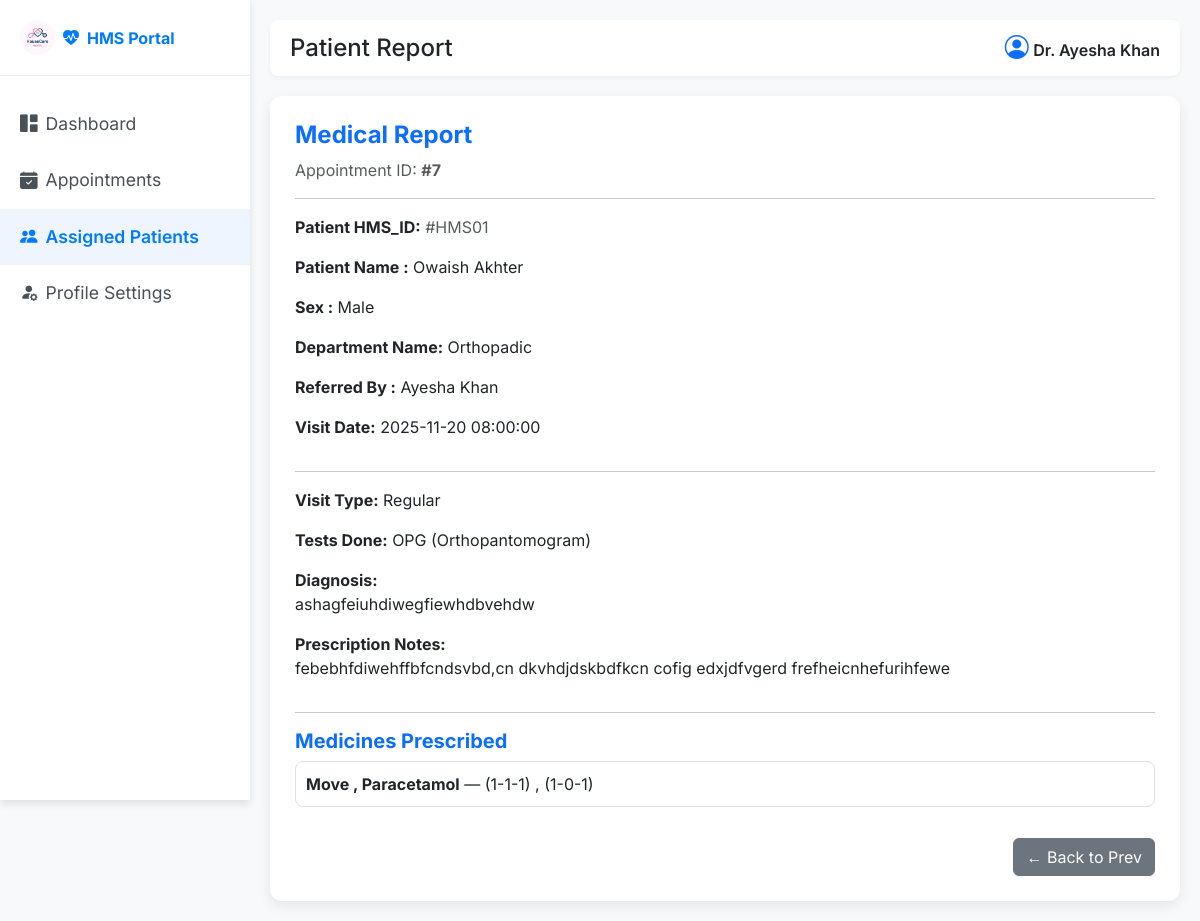
The app's page /doctor/view_report/7 (signed in), older data.
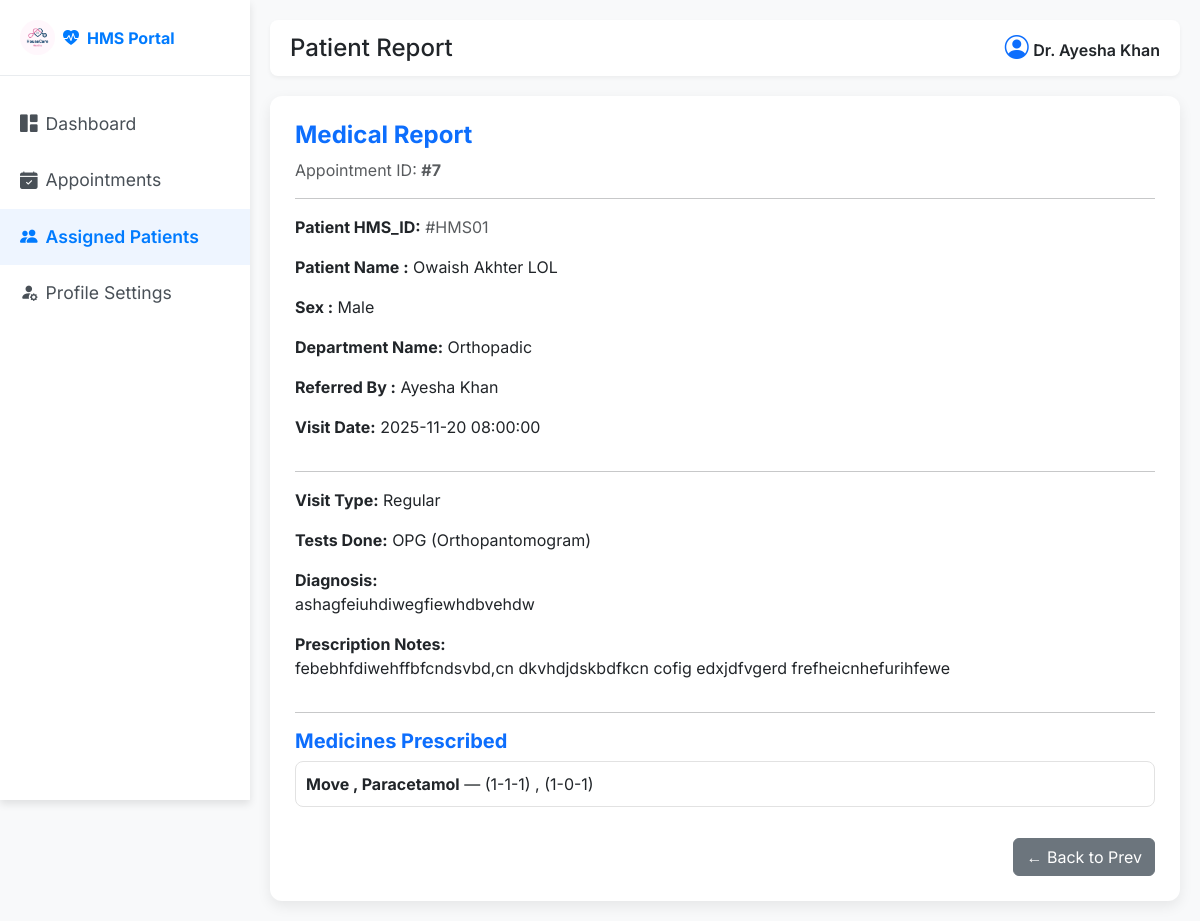
The same page, newer data.
### back_app/models.py (models this page shows)
class User(db.Model, UserMixin):
    __tablename__ = 'user'
    id = db.Column(db.Integer, primary_key=True)
    full_name = db.Column(db.String(150), nullable=False)
    email = db.Column(db.String(150), unique=True, nullable=False)
    password = db.Column(db.String(150), nullable=False)
    phone_number = db.Column(db.String(15), nullable=False)
    age = db.Column(db.Integer(),  nullable=False)
    gender = db.Column(db.String(10) , nullable=False)
    role = db.Column(db.String(50), nullable=False ,default='Patient')  # 'admin', 'doctor', 'patient'
    profile_picture = db.Column(db.String(250), nullable=True, default='default.png')
    created_at = db.Column(db.DateTime, default=datetime.utcnow)
    doctor = db.relationship('Doctor', backref='user', uselist=False, cascade="all, delete-orphan")
    patient = db.relationship('Patient', backref='user', uselist=False, cascade="all, delete-orphan")

### back_app/routes.py (the view)
@main.route('/doctor/view_report/<int:appointment_id>')
@login_required
def view_patient_report(appointment_id):
    if current_user.role.lower() != 'doctor':
        flash("Access denied ,Danger!")
        return redirect(url_for('main.home'))
    appointment = Appointment.query.get_or_404(appointment_id)
    if appointment.doctor_id != current_user.doctor.id:
        flash("Unauthorized Access!", "danger")
        return redirect(url_for('main.doctor_dashboard'))
    return render_template("doctor/patient_report.html", appointment=appointment)

### app.py (called while the page is built)
def create_app():
    app = Flask(__name__)
    database_url = os.environ.get('DATABASE_URL', 'sqlite:///hospital_management.db')
    if database_url.startswith("postgres://"):
        database_url = database_url.replace("postgres://", "postgresql://", 1)
    app.config['SQLALCHEMY_DATABASE_URI'] = database_url
    app.config['SECRET_KEY'] = os.environ.get('SECRET_KEY', 'your_secret_key')
    app.config['SQLALCHEMY_TRACK_MODIFICATIONS'] = False
    login_manager = LoginManager()
    login_manager.init_app(app)
    login_manager.login_view = 'login'
    @login_manager.user_loader
    def load_user(user_id):
        return User.query.get(int(user_id))
    db.init_app(app)
    with app.app_context():
        from back_app.routes import main
        app.register_blueprint(main)
        db.create_all()
    return app

### templates/doctor/patient_report.html (shortened to what this page needs)
<!DOCTYPE html>
<html lang="en">
<head>
    <link href="https://cdn.jsdelivr.net/npm/bootstrap@5.3.3/dist/css/bootstrap.min.css" rel="stylesheet">
    <link href="https://cdn.jsdelivr.net/npm/bootstrap-icons@1.11.1/font/bootstrap-icons.css" rel="stylesheet">
    <link rel="stylesheet" href="../../static/css/style.css">
</head>
<body>
<div class="wrapper">
        <nav id="sidebar">
            <div class="sidebar-header d-flex align-items-center">
                <a class="navbar-brand fw-bold d-flex align-items-center" href="#">
                     <img src="../../static/img/mad1.png" alt="HMS Logo" style="height: 35px;" class="me-2 rounded-circle">
                    <i class="bi bi-heart-pulse-fill me-2"></i>HMS Portal
                </a>
            </div>
            <ul class="list-unstyled components">
                <li><a href="{{ url_for('main.doctor_dashboard') }}"><i class="bi bi-grid-1x2-fill me-2"></i>Dashboard</a></li>
                <li><a href="{{ url_for('main.manage_appointment') }}"><i class="bi bi-calendar-check-fill me-2"></i>Appointments</a></li>
                <li  class="active" ><a href="{{ url_for('main.assigned_patients') }}"><i class="bi bi-people-fill me-2"></i>Assigned Patients</a></li>
                <li><a href="{{ url_for('main.update_profile') }}"><i class="bi bi-person-fill-gear me-2"></i>Profile Settings</a></li>
            </ul>
        </nav>
    <div id="content">
        <div class="top-navbar d-flex justify-content-between align-items-center">
            <h4 class="mb-0">Patient Report</h4>
            <div>
                <i class="bi bi-person-circle fs-4 text-primary"></i>
                <span class="fw-semibold">Dr. {{ current_user.full_name }}</span>
            </div>
        </div>
        <div class="card">
            <h4 class="text-primary fw-bold mb-2">Medical Report</h4>
            <span class="text-muted">Appointment ID: <b>#{{ appointment.id }}</b></span>
            <hr>
            <p><b>Patient HMS_ID:</b><span class="text-muted"> #HMS0{{ appointment.patient.id }}</span></p>
            <p><b>Patient Name :</b> {{ appointment.patient.user.full_name }}</p>
            <p><b>Sex :</b> {{ appointment.patient.user.gender }}</p>
            <p><b>Department Name:</b> {{ appointment.doctor.specialization }}</p>
            <p><b>Referred By :</b> {{ appointment.doctor.user.full_name }}</p>
            <p><b>Visit Date:</b> {{ appointment.appointment_datetime }}</p>
            <hr>
            {% if appointment.history %}
                <p><b>Visit Type:</b> {{ appointment.history.visit_type }}</p>
                <p><b>Tests Done:</b> {{ appointment.history.tests_done }}</p>
                <p><b>Diagnosis:</b><br> {{ appointment.history.diagnosis }}</p>
                <p><b>Prescription Notes:</b><br> {{ appointment.history.prescription_notes }}</p>
                <hr>
                <h5 class="text-primary fw-bold">Medicines Prescribed</h5>
                {% for med in appointment.history.medicines %}
                    <div class="med-box">
                        <b>{{ med.medicine_name }}</b> — <span>{{ med.dosage }}</span>
                    </div>
                {% else %}
                    <p>No medicines added.</p>
                {% endfor %}
            {% else %}
                <div class="alert alert-warning">No medical history found for this appointment.</div>
            {% endif %}
            <div class="text-end mt-4">
                <button class="btn btn-secondary" onclick="window.history.back();">
                    ← Back to Prev
                </button>
            </div>
        </div>
    </div>
</div>
</body>
</html>

Row changes from the older to the newer data that the page shows:
changed User "Male": patient.user.full_name "Owaish Akhter" → "Owaish Akhter LOL"
